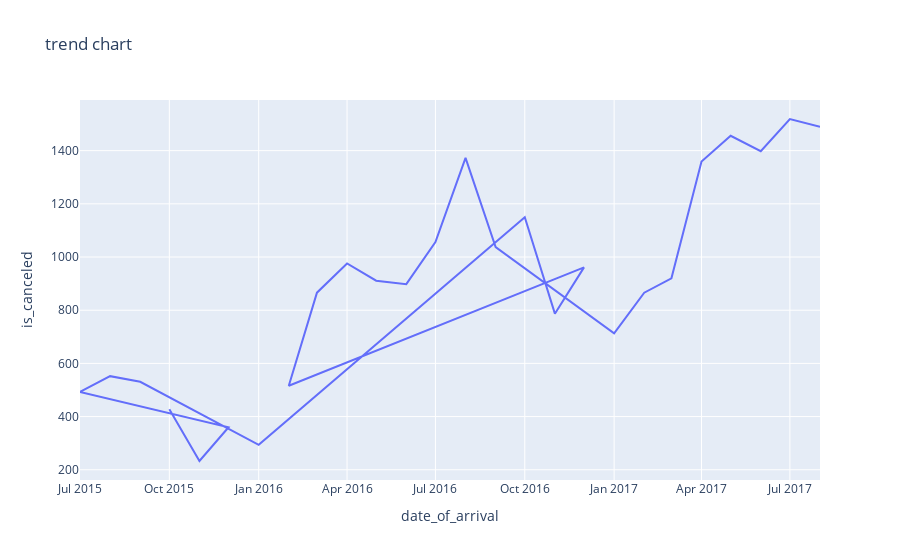

Notebook code cell kept with this figure:
### Markdown cell above
**observation**: There is no relation if the days in waiting list is related to reservation getting cancelled. This is also confirmed in feature importances.

### Code cell
#set arrival date to check for any trend
month_dict = {'January':1,'February':2,'March':3,'April':4,'May':5,'June':6,'July':7,'August':8,
              'September':9,'October':10,'November':11,'December':12
             }
df['month_of_arr_new'] = df['arrival_date_month']
df = df.replace({'month_of_arr_new':month_dict})

df['date_of_arrival'] = df['arrival_date_year'].astype(str)+'-'+df['month_of_arr_new'].astype(str)


grp = df.groupby(['date_of_arrival']).is_canceled.sum().reset_index()
grp = grp.sort_values('date_of_arrival')

fig = px.line(grp, x="date_of_arrival", y="is_canceled", title='trend chart')
fig.show()

### Figure 1 — Plotly figure (JSON) as saved in the notebook; plotly's stock layout.template omitted (floating-point values rounded to 4 significant figures)
{"data": [{"hovertemplate": "date_of_arrival=%{x}<br>is_canceled=%{y}<extra></extra>", "legendgroup": "", "line": {"color": "#636efa", "dash": "solid"}, "marker": {"symbol": "circle"}, "mode": "lines", "name": "", "orientation": "v", "showlegend": false, "type": "scatter", "x": ["2015-10", "2015-11", "2015-12", "2015-7", "2015-8", "2015-9", "2016-1", "2016-10", "2016-11", "2016-12", "2016-2", "2016-3", "2016-4", "2016-5", "2016-6", "2016-7", "2016-8", "2016-9", "2017-1", "2017-2", "2017-3", "2017-4", "2017-5", "2017-6", "2017-7", "2017-8"], "xaxis": "x", "y": [428, 233, 360, 493, 552, 531, 294, 1150, 787, 961, 516, 866, 976, 911, 898, 1056, 1373, 1037, 713, 866, 920, 1359, 1456, 1398, 1519, 1490], "yaxis": "y"}], "layout": {"legend": {"tracegroupgap": 0}, "title": {"text": "trend chart"}, "xaxis": {"anchor": "y", "domain": [0, 1], "title": {"text": "date_of_arrival"}}, "yaxis": {"anchor": "x", "domain": [0, 1], "title": {"text": "is_canceled"}}}}
